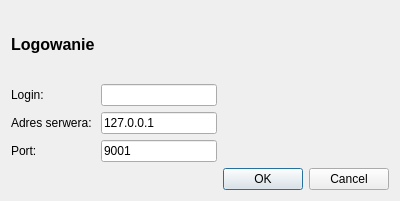
<?xml version="1.0" encoding="UTF-8"?>
<ui version="4.0">
 <class>LoginDialog</class>
 <widget class="QDialog" name="LoginDialog">
  <property name="geometry">
   <rect>
    <x>0</x>
    <y>0</y>
    <width>400</width>
    <height>201</height>
   </rect>
  </property>
  <property name="windowTitle">
   <string>Dialog</string>
  </property>
  <layout class="QGridLayout" name="gridLayout">
   <item row="7" column="2">
    <widget class="QDialogButtonBox" name="buttonBox">
     <property name="standardButtons">
      <set>QDialogButtonBox::Cancel|QDialogButtonBox::Ok</set>
     </property>
    </widget>
   </item>
   <item row="1" column="0">
    <widget class="QLabel" name="label">
     <property name="font">
      <font>
       <pointsize>12</pointsize>
       <weight>75</weight>
       <bold>true</bold>
      </font>
     </property>
     <property name="text">
      <string>Logowanie</string>
     </property>
    </widget>
   </item>
   <item row="2" column="0">
    <widget class="QLabel" name="label_2">
     <property name="text">
      <string>Login:</string>
     </property>
    </widget>
   </item>
   <item row="3" column="0">
    <widget class="QLabel" name="label_3">
     <property name="text">
      <string>Adres serwera:</string>
     </property>
    </widget>
   </item>
   <item row="4" column="0">
    <widget class="QLabel" name="label_4">
     <property name="text">
      <string>Port:</string>
     </property>
    </widget>
   </item>
   <item row="2" column="1">
    <widget class="QLineEdit" name="loginLineEdit"/>
   </item>
   <item row="3" column="1">
    <widget class="QLineEdit" name="addressLineEdit">
     <property name="text">
      <string>127.0.0.1</string>
     </property>
    </widget>
   </item>
   <item row="4" column="1">
    <widget class="QLineEdit" name="portLineEdit">
     <property name="text">
      <string>9001</string>
     </property>
    </widget>
   </item>
  </layout>
 </widget>
 <resources/>
 <connections/>
</ui>
